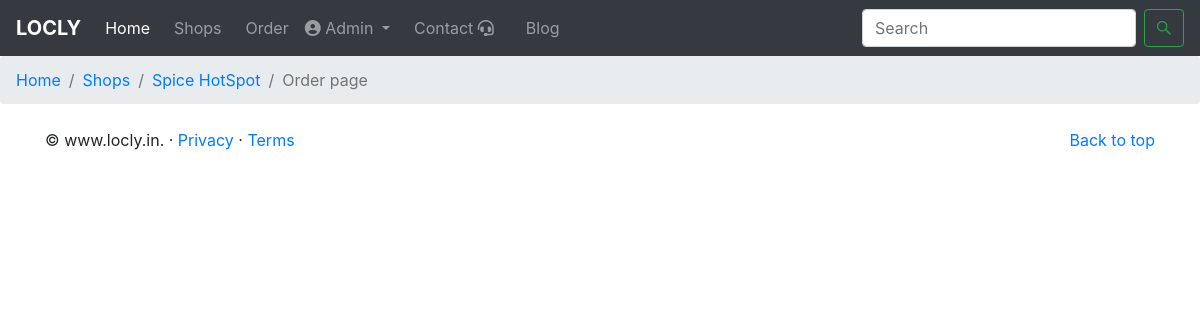
The app's page /orders/4 (signed in), older data.
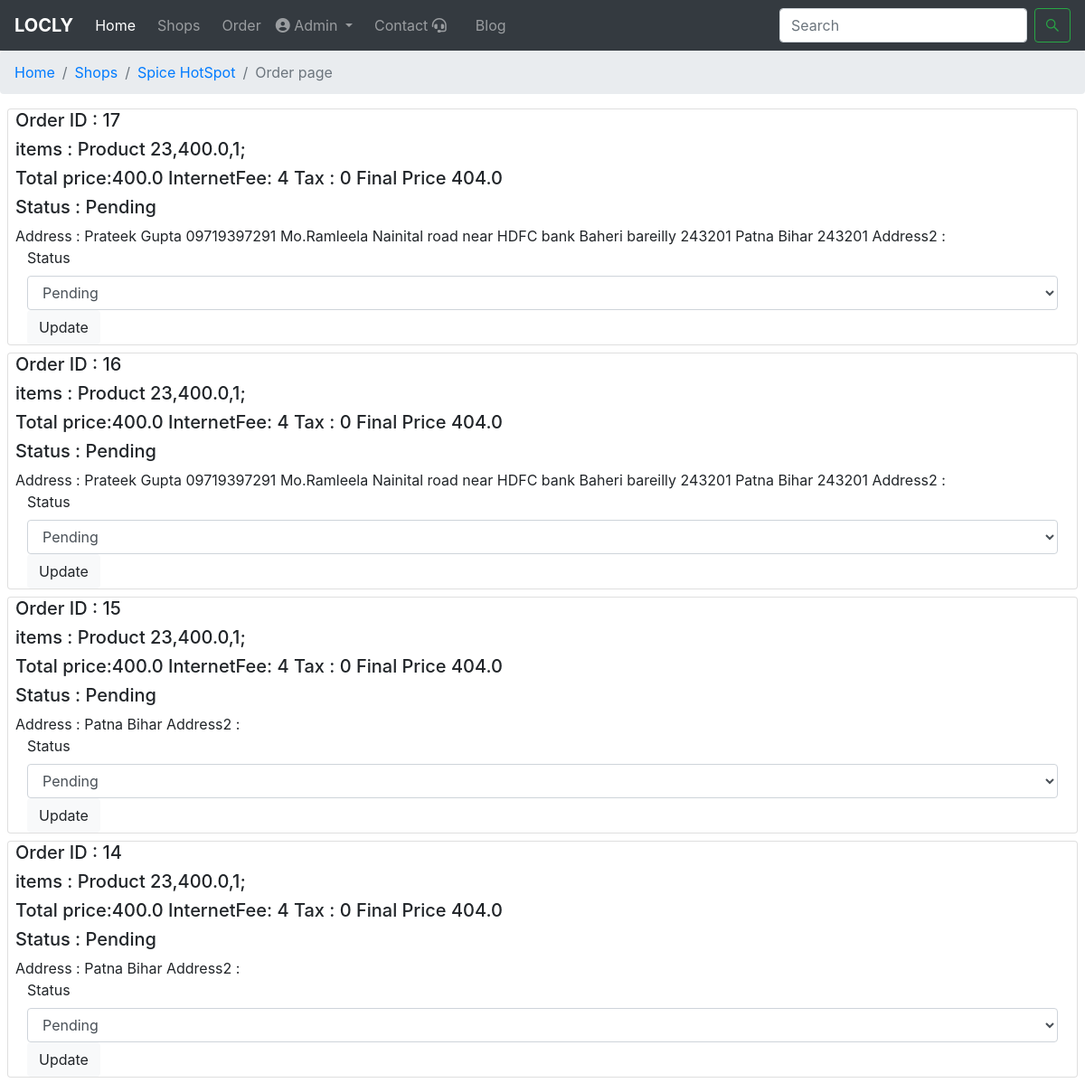
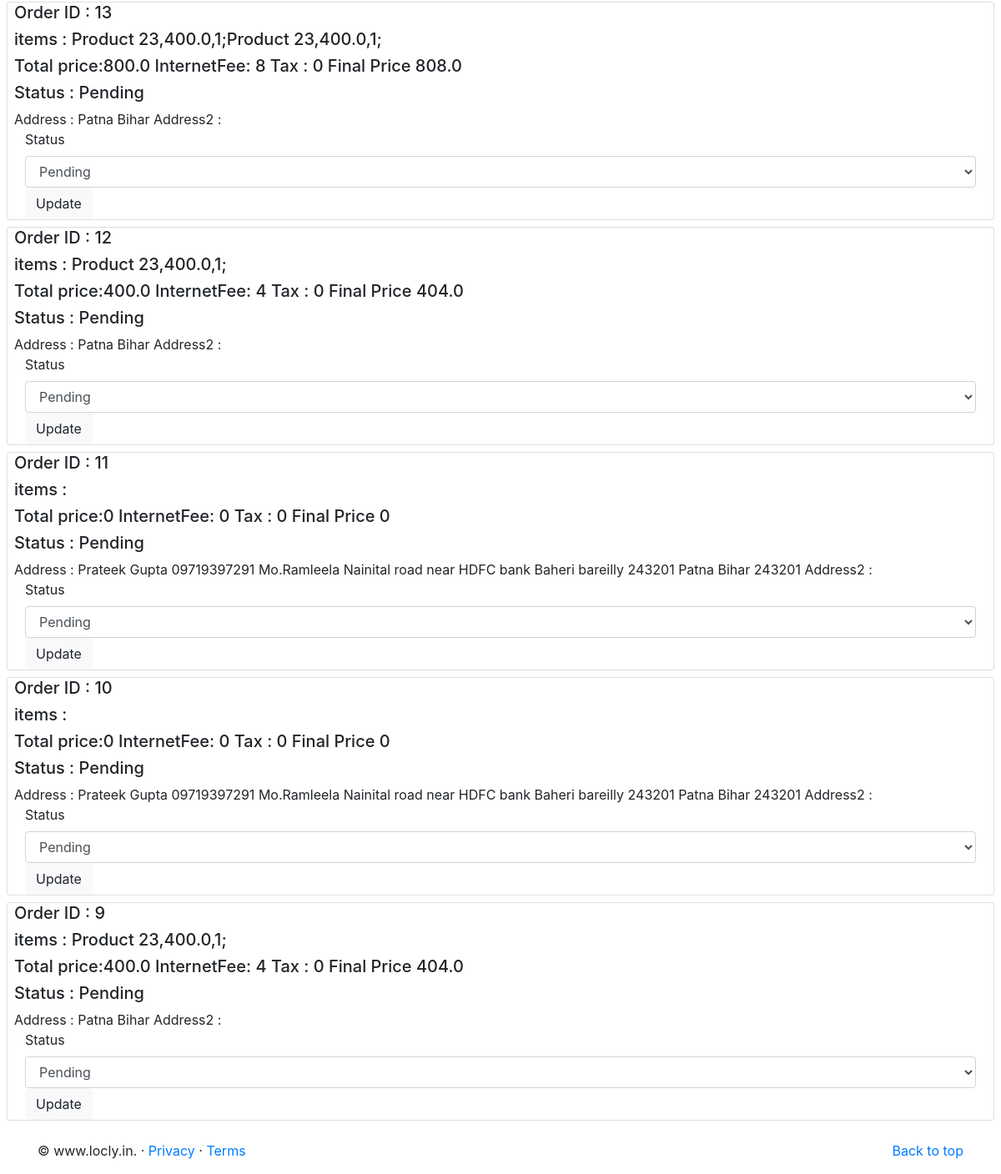
The same page, newer data (2 pictures, top to bottom).
### MyApp/models.py (models this page shows, shortened)
class order(models.Model):
    user=models.ForeignKey(User,on_delete=models.CASCADE)
    shop=models.ForeignKey(shop,on_delete=models.CASCADE)
    price=models.CharField(max_length=100)
    items=models.CharField(max_length=2000)
    date=models.DateTimeField(auto_now_add=True)
    address=models.CharField(max_length=1000)
    Pending = 'Pending'
    Accepted = 'Accepted'
    Dispatched='Dispatched'
    Denied='Denied'
    Delivered='Delivered'
    COD='COD'
    Online='Online'
    CHOICES = [
        (Pending, 'Pending'),
        (Accepted, 'Accepted'),
        (Dispatched, 'Dispatched'),
        (Denied, 'Denied'),
        (Delivered, 'Delivered')]
    status = models.CharField(max_length=20,choices=CHOICES,default=Pending)
    Mode=[
        (COD,'COD'),
        (Online,'Online')
    ]
    payment = models.CharField(max_length=20,choices=Mode,default=COD)

### MyApp/views.py (the view)
# urls.py: path('orders/<int:shopid>', views.orders_for_shop ,name='orders_for_shop'),
def orders_for_shop(request,shopid):
    shopn=shop.objects.filter(id=shopid)[0]
    if request.user==shopn.shop_user:
        shopn=shop.objects.filter(id=shopid)[0]
        track=order.objects.filter(shop=shopn)
        param={'order':track,'shop':shopn}
        return render(request,'orders_for_shop.html',param)
    else:
        messages.error(request, 'Login With Your Business Account')
        return redirect('/login')

### templates/orders_for_shop.html (shortened to what this page needs)
{% extends 'base.html' %}
{% block body %}
<nav aria-label="breadcrumb">
    <ol class="breadcrumb">
      <li class="breadcrumb-item"><a href="/">Home</a></li>
      <li class="breadcrumb-item"><a href="/shops">Shops</a></li>
      <li class="breadcrumb-item"><a href="/shops/{{shop.shop_id}}">{{shop.shop_name}}</a></li>
      <li class="breadcrumb-item active" aria-current="page">Order page</li>
    </ol>
  </nav>
{% for item in order reversed %}
<div class="card mx-2 my-2">
    <div class="row mx-2">
        <h5>  Order ID : {{item.id}}</h5>
    </div>
    <div class="row mx-2">
        <h5>  items : {{item.items}}</h5>
    </div>
    <div class="row mx-2">
        <h5>{{item.price}}</h5>
    </div>
    <div class="row mx-2">
        <h5>  Status : {{item.status}}</h5>
    </div>
        <div class="row mx-2">
        <h7>  Address : {{item.address}}</h5>
        <h7> Address2 : {{item.address2}}</h7>
    </div>
    <form action="/orders_update/{{item.id}}" method="POST">{% csrf_token %}
    <div class="container">
        <div class="row">
    <label for="status">Status</label>
      <select id="status"name='status' class="form-control">
        <option selected>{{item.status}}</option>
    </select>
    <button type="submit" class="btn btn-light">Update</button>
</div>
    </form>
</div>
{% endfor %}
{% endblock body %}

Row changes from the older to the newer data that the page shows:
added order: id "17", items "Product 23,400.0,1;", price "Total price:400.0 InternetFee: 4 Tax : 0 Final Price 404.0", status "Pending", address "Prateek Gupta 09719397291 Mo.Ramleela Nainital road near HDFC bank Baheri bareilly 243201 Patna Bihar 243201"
added order: id "16", items "Product 23,400.0,1;", price "Total price:400.0 InternetFee: 4 Tax : 0 Final Price 404.0", status "Pending", address "Prateek Gupta 09719397291 Mo.Ramleela Nainital road near HDFC bank Baheri bareilly 243201 Patna Bihar 243201"
added order: id "15", items "Product 23,400.0,1;", price "Total price:400.0 InternetFee: 4 Tax : 0 Final Price 404.0", status "Pending", address "Patna Bihar"
added order: id "14", items "Product 23,400.0,1;", price "Total price:400.0 InternetFee: 4 Tax : 0 Final Price 404.0", status "Pending", address "Patna Bihar"
added order: id "13", items "Product 23,400.0,1;Product 23,400.0,1;", price "Total price:800.0 InternetFee: 8 Tax : 0 Final Price 808.0", status "Pending", address "Patna Bihar"
added order: id "12", items "Product 23,400.0,1;", price "Total price:400.0 InternetFee: 4 Tax : 0 Final Price 404.0", status "Pending", address "Patna Bihar"
added order: id "11", price "Total price:0 InternetFee: 0 Tax : 0 Final Price 0", status "Pending", address "Prateek Gupta 09719397291 Mo.Ramleela Nainital road near HDFC bank Baheri bareilly 243201 Patna Bihar 243201"
added order: id "10", price "Total price:0 InternetFee: 0 Tax : 0 Final Price 0", status "Pending", address "Prateek Gupta 09719397291 Mo.Ramleela Nainital road near HDFC bank Baheri bareilly 243201 Patna Bihar 243201"
added order: id "9", items "Product 23,400.0,1;", price "Total price:400.0 InternetFee: 4 Tax : 0 Final Price 404.0", status "Pending", address "Patna Bihar"
